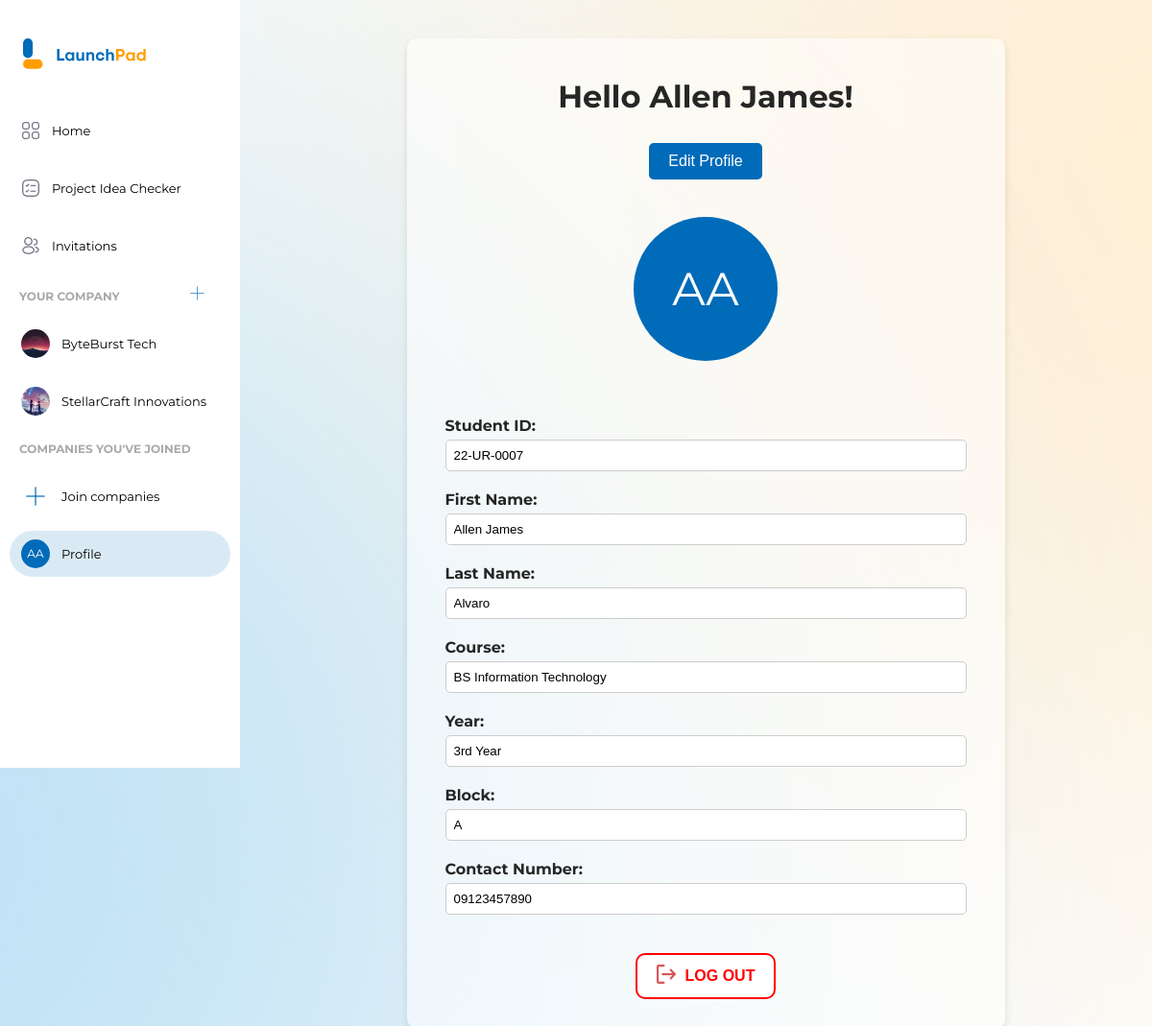
The page /profile.php (signed in) on the database its author committed.
### tables this page shows
CREATE TABLE `company_registration` (
  `Company_ID` int(11) NOT NULL,
  `Student_ID` varchar(20) NOT NULL,
  `Company_name` varchar(100) NOT NULL,
  `Company_logo` varchar(100) NOT NULL,
  `Company_description` text NOT NULL,
  `Registration_date` datetime NOT NULL
);

CREATE TABLE `student_registration` (
  `Student_ID` varchar(50) NOT NULL,
  `Student_fname` varchar(100) NOT NULL,
  `Student_lname` varchar(100) NOT NULL,
  `Student_email` varchar(100) NOT NULL,
  `Student_password` varchar(255) NOT NULL,
  `Course` varchar(255) NOT NULL,
  `Year` varchar(20) NOT NULL,
  `Block` varchar(20) NOT NULL,
  `Student_contactno` varchar(255) NOT NULL
);

### profile.php (the view, shortened to what this page needs)
<?php
require "config.php";
$userEmail = $_SESSION["email"];
if (isset($userEmail)) {
    $checkCompanyQuery = "SELECT c.*, s.Student_ID
                        FROM company_registration c
                        INNER JOIN student_registration s ON c.Student_ID = s.Student_ID
                        WHERE s.Student_email = '$userEmail'";
} else {
    $checkCompanyQuery = "SELECT * FROM company_registration WHERE Company_ID = '$selectedCompanyID'";
}
$resultCompany = mysqli_query($conn, $checkCompanyQuery);
$hasCompany = mysqli_num_rows($resultCompany) > 0;
?>
<!DOCTYPE html>
<html lang="en">
<head>
    <link rel="stylesheet" href="css/navbar.css">
    <link rel="stylesheet" href="css/profile.css">
</head>
<body>
<aside class="sidebar">
            <header class="sidebar-header">
                <img src="\launchpad\images\logo-text.svg" class="logo-img">
            </header>
            <nav>
                <a href="index.php" >
                <button>
                    <span>
                        <i ><img src="\launchpad\images\home-icon.png" alt="home-logo" class="logo-ic"></i>
                        <span>Home</span>
                    </span>
                </button>
            </a>
            <a href="project-idea-checker.php">
                <button>
                    <span>
                        <i ><img src="\launchpad\images\project-checker-icon.png" alt="home-logo" class="logo-ic"></i>
                        <span>Project Idea Checker</span>
                    </span>
                </button>
    </a>
    <a href="invitations.php">
                <button>
                    <span>
                        <i ><img src="\launchpad\images\invitation-icon.png" alt="home-logo" class="logo-ic"></i>
                        <span>Invitations</span>
                    </span>
                </button>
    </a>
    <p class="divider-company">YOUR COMPANY<a href="create-company.php" style="text-decoration: none;">
                   <img src="\launchpad\images\join-company-icon.png" alt="Join Company Icon" width="15px" height="15px" style="margin-left: 70px;">
   </a></p>
                <?php if ($hasCompany): ?>
                <?php foreach ($resultCompany as $row): ?>
                    <a href="company_view.php?Company_id=<?php echo $row['Company_ID']; ?>">
                        <button>
                            <span class="<?php echo 'btn-company-created'; ?>">
                                <div class="circle-avatar">
                                    <?php if (!empty($row['Company_logo'])): ?>
                                        <img src="\launchpad\<?php echo $row['Company_logo']; ?>" alt="Company Logo" class="img-company">
                                    <?php endif; ?>
                                </div>
                                <span class="create-company-text">
                                    <?php echo $row['Company_name']; ?>
                                </span>
                            </span>
                        </button>
                    </a>
                <?php endforeach; ?>
                <?php endif; ?>
                <p class="divider-company">COMPANIES YOU'VE JOINED</p>
                <a href="#">
                <button>
                    <span  class="btn-join-company">
                        <i > <div class="circle-avatar">
                            <img src="\launchpad\images\join-company-icon.png" alt="">
                        </div></i>
                        <span class="join-company-text">Join companies</span>
                    </span>
                </button>
                </a>
<a href="#" class="active">
                <button>
                    <span>
                    <div class="avatar2" id="initialsAvatar2"></div>
                        <span>Profile</span>
                    </span>
                </button>
</a>
            </nav>
        </aside>
    <?php
        $email = $_SESSION['email'];
        $select_user_info = "SELECT * FROM student_registration WHERE Student_email='$email'";
        $result_user_info = mysqli_query($conn, $select_user_info);
        if ($result_user_info) {
            if (mysqli_num_rows($result_user_info) > 0) {
                $row = mysqli_fetch_assoc($result_user_info);
                $stud_id = $row['Student_ID'];
                $fname = $row['Student_fname'];
                $lname = $row['Student_lname'];
                $course = $row['Course'];
                $year = $row['Year'];
                $block = $row['Block'];
                $contactNo = $row['Student_contactno'];
            }
        }
    ?>
    <div class="content">
        <div class="profile-card">
        <header>
            <h1>Hello <?php echo $fname?>!</h1><br>
            <button class="buttonEdit"><a href="edit_profile.php" class="editp">Edit Profile</a></button><br><br>
        </header>
        <div class="form-container">
            <div class="avatar" id="initialsAvatar"></div><br><br>
            <form action="" method="post">
                <label for="studentid">Student ID:</label>
                <input type="text" id="studentid" name="studentid" value="<?php echo $stud_id?>" required readonly><br>
                <label for="student_fname">First Name:</label>
                <input type="text" id="student_fname" name="student_fname" value="<?php echo $fname?>" required readonly><br>
                <label for="student_lname">Last Name:</label>
                <input type="text" id="student_lname" name="student_lname" value="<?php echo $lname?>" required readonly><br>
                <label for="course">Course:</label>
                <input type="text" id="course" name="course" value="<?php echo $course?>" required readonly> <br>
                <label for="year">Year:</label>
                <input type="text" id="year" name="year" value="<?php echo $year?>" required readonly><br>
                <label for="block">Block:</label>
                <input type="text" id="block" name="block" value="<?php echo $block?>" required readonly><br>
                <label for="student_contactno">Contact Number:</label>
                <input type="tel" id="student_contactno" name="student_contactno" value="<?php echo $contactNo?>" required readonly> <br>
            </form>
        </div>
        <a id="buttonLogout" href="logout.php" class="editp">
                    <button>
                        <span>
                            <i ><img src="\launchpad\images\logout-icon.png" alt="logout-icon" class="logo-ic"></i>
                            <span idstyle="color: red">LOG OUT</span>
                        </span>
                    </button>
                </a>
    </div>
</body>
</html>

### css/navbar.css (style rules this page uses)
* { box-sizing: border-box; }
:root { --pblue-color: #006BB9; --pyellow-color: #FF9D00; --bhov-color: #093a5d; }
html, body { height: 100%; margin: 0; }
body { margin: 0; background: url("/launchpad/images/background-light.svg"); background-attachment: fixed; background-position: center; background-repeat: no-repeat; background-size: cover; color: #262626; font-family: 'Montserrat', sans-serif; }
.sidebar { position: fixed; top: 0; left: 0; width: 250px; height: 100vh; padding: 40px 10px 30px 10px; background: #fff; overflow-y: auto; }
.content { margin-top: 20px; margin-left: 270px; padding: 20px; }
.sidebar-header { width: 100%; margin-bottom: 30px; }
.logo-img { margin-left: 14px; height: 32px; }
.sidebar button { height: 60px; width: 230px; background: transparent; border: 0; padding: 0; font-family: inherit; cursor: pointer; }
.divider-company { font-size: 12px; font-weight: 700; color: #7373739c; margin-left: 10px; }
.sidebar button > span { display: flex; align-items: center; gap: 12px; height: 48px; padding: 0 12px; border-radius: 24px; line-height: 1; }
.sidebar button > span > span { transition: 0.3s; }
.sidebar a.active button > span { background-color: #006cb925; }
.sidebar button i { position: relative; font-size: 28px; transition: 0.2s; }
.sidebar button img { width: 20px; height: 20px; transition: 0.2s; }
.sidebar button span { font-size: 13px; }
.sidebar > nav { flex: 1 1 auto; display: flex; flex-direction: column }
.avatar2 { width: 30px; height: 30px; background-color: #006BB9; color: #fff; font-size: 12px; line-height: 30px; border-radius: 50%; }
.circle-avatar { width: 30px; height: 30px; border-radius: 50%; overflow: hidden; display: flex; align-items: center; justify-content: center; }
.circle-avatar > .img-company { width: 100%; height: 100%; object-fit: cover; }
.circle-avatar > img { display: inline-block; vertical-align: middle; }

### css/profile.css (style rules this page uses)
.content header { text-align: center; }
.content header h1 { margin-bottom: 10px; }
.buttonEdit { background-color: #006BB9; color: #fff; border: none; padding: 10px 20px; font-size: 16px; border-radius: 5px; text-decoration: none; }
.buttonEdit a { color: #fff; text-decoration: none; }
.profile-card { background: #ffffff94; box-shadow: 0 4px 8px rgba(0, 0, 0, 0.1); border-radius: 10px; padding: 20px; margin-top: 20px; padding-bottom: 30px; width: 70%; margin: auto; text-align: center; justify-content: center; }
.form-container { text-align: center; padding: 20px; }
.avatar { width: 150px; height: 150px; background-color: #006BB9; color: #fff; font-size: 48px; line-height: 150px; border-radius: 50%; margin: 0 auto; }
.form-container form { margin-top: 20px; text-align: left; }
.form-container form label { display: block; margin-bottom: 5px; font-weight: bold; }
.form-container form input { width: 100%; padding: 8px; margin-bottom: 20px; border: 1px solid #ccc; border-radius: 5px; box-sizing: border-box; }
.form-container form input[readonly] { background-color: #fff; }
#buttonLogout button { background-color: #fff; color: red; font-weight: 550; border: 2px solid red; padding: 10px 20px; font-size: 16px; border-radius: 10px; cursor: pointer; }
#buttonLogout button span { display: flex; align-items: center; }
#buttonLogout button i { margin-right: 10px; }

### rows shown on the page
company_registration: Company_logo (picture), Company_name "ByteBurst Tech"
company_registration: Company_logo (picture), Company_name "StellarCraft Innovations"
student_registration: Student_fname "Allen James", studentid "22-UR-0007", student_fname "Allen James", student_lname "Alvaro", course "BS Information Technology", year "3rd Year", block "A", student_contactno "09123457890"
